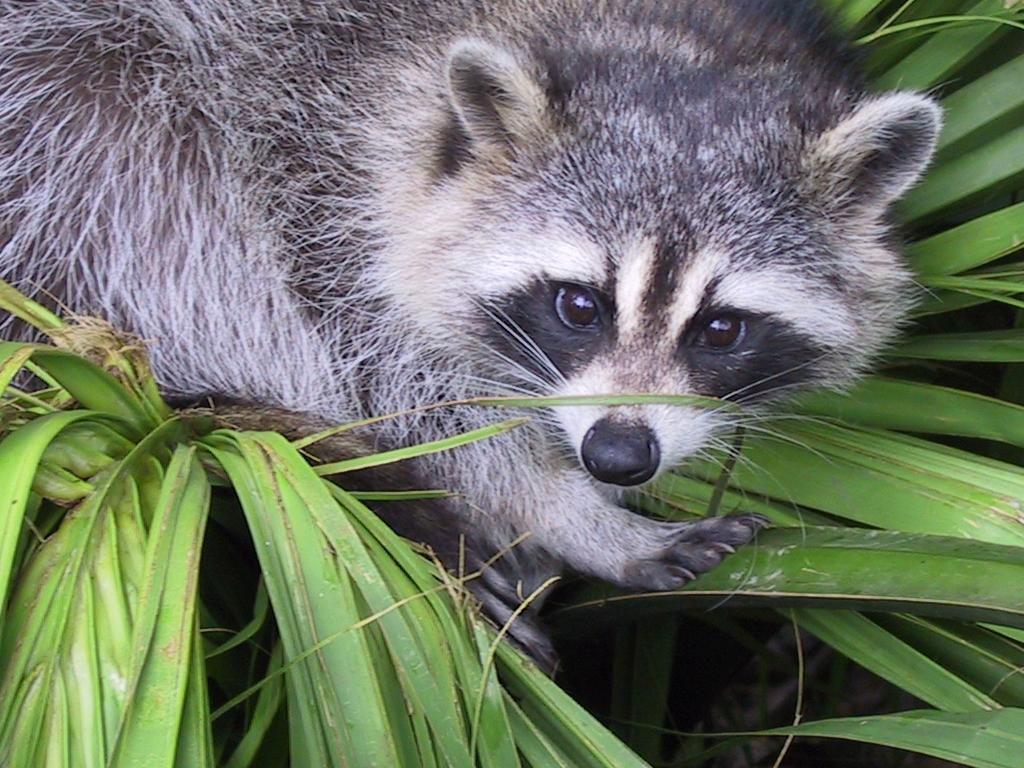
#> input picture Python - 1 - Array/ex04/animal.jpeg, 1024 x 768 px
$ python rotate.py
#> lines starting #> are read from the running program, lines starting #| are printed output that depends on the picture
### Python - 1 - Array/ex03/load_image.py
import numpy as np
from PIL import Image
import os


def ft_load(path: str) -> np.ndarray:
    """Loads an image, prints its shape, and returns it as an RGB array."""
#> called with path = 'animal.jpeg'

    if not os.path.exists(path):
        raise FileNotFoundError(f"The file '{path}' does not exist.")

    ext = os.path.splitext(path)[1].lower()
    if ext not in ['.jpg', '.jpeg']:
        raise ValueError("JPG/JPEG only allowed.")

    try:
        img = Image.open(path)
#> img is the input picture: PIL image 1024x768 RGB; mean R, G, B 110.7, 117.7, 102.1
        img_rgb = img.convert("RGB")

        img_array = np.array(img_rgb)

        print(f"The shape of image is: {img_array.shape}")
#| The shape of image is: (768, 1024, 3)

        return img_array

    except Exception as e:
        raise RuntimeError(f"An error occurred while loading the image: {e}")

### Python - 1 - Array/ex04/rotate.py
import numpy as np
import matplotlib.pyplot as plt
from load_image import ft_load

def rotate_image(path: str):
    """Rotates the image by transposing by T"""
    try:
        img = ft_load(path)
        square = img[0:400, 0:400]
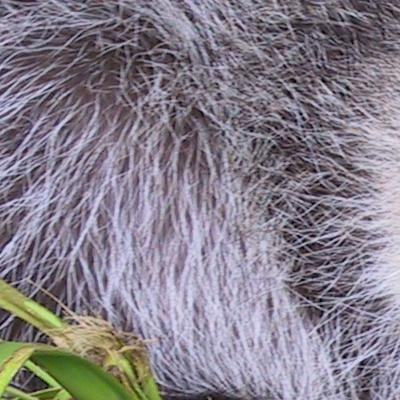
#> square: shape (400, 400, 3); mean R, G, B 134.2, 127.4, 138.7
        if len(square.shape) == 3 and square.shape[2] == 3:
            square = np.dot(square[..., :3], [0.2989, 0.5870, 0.1140])
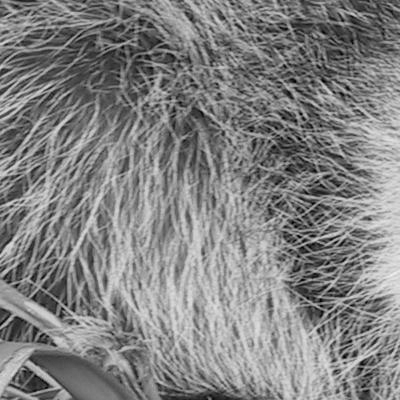
#> square: shape (400, 400) float64; min 1.1, max 243.2, mean 130.7
        print(square)
#> (printed output is left out)
        rotated = square.T
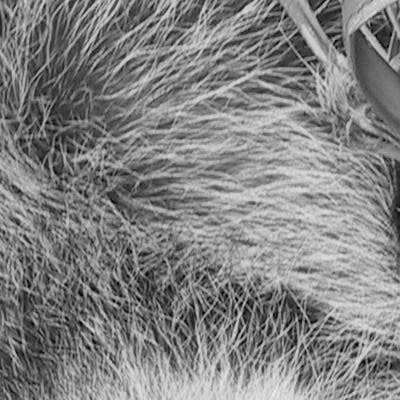
#> rotated: shape (400, 400) float64; min 1.1, max 243.2, mean 130.7

        print(rotated)
#> (printed output is left out)

        plt.imshow(rotated, cmap='gray')
        plt.show()

    except Exception as e:
        print(f"Error: {e}")

if __name__ == "__main__":
    rotate_image("animal.jpeg")
